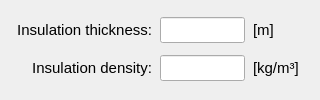
                  <widget class="QFrame" name="frame_20">
                   <property name="frameShape">
                    <enum>QFrame::NoFrame</enum>
                   </property>
                   <property name="frameShadow">
                    <enum>QFrame::Raised</enum>
                   </property>
                   <layout class="QGridLayout" name="gridLayout_9">
                    <property name="leftMargin">
                     <number>0</number>
                    </property>
                    <property name="topMargin">
                     <number>0</number>
                    </property>
                    <property name="rightMargin">
                     <number>0</number>
                    </property>
                    <property name="bottomMargin">
                     <number>0</number>
                    </property>
                    <property name="spacing">
                     <number>0</number>
                    </property>
                    <item row="0" column="0">
                     <widget class="QFrame" name="frame_21">
                      <property name="frameShape">
                       <enum>QFrame::NoFrame</enum>
                      </property>
                      <property name="frameShadow">
                       <enum>QFrame::Raised</enum>
                      </property>
                     </widget>
                    </item>
                    <item row="0" column="2">
                     <widget class="QFrame" name="frame_22">
                      <property name="frameShape">
                       <enum>QFrame::NoFrame</enum>
                      </property>
                      <property name="frameShadow">
                       <enum>QFrame::Raised</enum>
                      </property>
                     </widget>
                    </item>
                    <item row="0" column="1">
                     <widget class="QFrame" name="frame_17">
                      <property name="minimumSize">
                       <size>
                        <width>320</width>
                        <height>40</height>
                       </size>
                      </property>
                      <property name="maximumSize">
                       <size>
                        <width>320</width>
                        <height>86</height>
                       </size>
                      </property>
                      <property name="frameShape">
                       <enum>QFrame::NoFrame</enum>
                      </property>
                      <property name="frameShadow">
                       <enum>QFrame::Raised</enum>
                      </property>
                      <layout class="QGridLayout" name="gridLayout_3">
                       <property name="leftMargin">
                        <number>2</number>
                       </property>
                       <property name="topMargin">
                        <number>2</number>
                       </property>
                       <property name="rightMargin">
                        <number>2</number>
                       </property>
                       <property name="bottomMargin">
                        <number>2</number>
                       </property>
                       <property name="horizontalSpacing">
                        <number>8</number>
                       </property>
                       <property name="verticalSpacing">
                        <number>4</number>
                       </property>
                       <item row="0" column="0">
                        <widget class="QLabel" name="label_46">
                         <property name="minimumSize">
                          <size>
                           <width>150</width>
                           <height>26</height>
                          </size>
                         </property>
                         <property name="maximumSize">
                          <size>
                           <width>150</width>
                           <height>26</height>
                          </size>
                         </property>
                         <property name="font">
                          <font>
                           <family>MS Shell Dlg 2</family>
                           <pointsize>11</pointsize>
                           <weight>50</weight>
                           <italic>false</italic>
                           <bold>false</bold>
                          </font>
                         </property>
                         <property name="text">
                          <string>&lt;html&gt;&lt;head/&gt;&lt;body&gt;&lt;p align=&quot;right&quot;&gt;Insulation thickness:&lt;/p&gt;&lt;/body&gt;&lt;/html&gt;</string>
                         </property>
                         <property name="alignment">
                          <set>Qt::AlignCenter</set>
                         </property>
                        </widget>
                       </item>
                       <item row="0" column="1">
                        <widget class="QLineEdit" name="lineEdit_insulation_thickness_variable_section">
                         <property name="minimumSize">
                          <size>
                           <width>85</width>
                           <height>26</height>
                          </size>
                         </property>
                         <property name="maximumSize">
                          <size>
                           <width>85</width>
                           <height>26</height>
                          </size>
                         </property>
                         <property name="font">
                          <font>
                           <family>MS Shell Dlg 2</family>
                           <pointsize>11</pointsize>
                           <weight>50</weight>
                           <italic>false</italic>
                           <bold>false</bold>
                          </font>
                         </property>
                         <property name="focusPolicy">
                          <enum>Qt::StrongFocus</enum>
                         </property>
                         <property name="styleSheet">
                          <string notr="true">color: rgb(255, 0, 0);</string>
                         </property>
                         <property name="alignment">
                          <set>Qt::AlignCenter</set>
                         </property>
                        </widget>
                       </item>
                       <item row="0" column="2">
                        <widget class="QLabel" name="label_45">
                         <property name="minimumSize">
                          <size>
                           <width>0</width>
                           <height>26</height>
                          </size>
                         </property>
                         <property name="maximumSize">
                          <size>
                           <width>16777215</width>
                           <height>26</height>
                          </size>
                         </property>
                         <property name="font">
                          <font>
                           <family>MS Shell Dlg 2</family>
                           <pointsize>11</pointsize>
                           <weight>50</weight>
                           <italic>false</italic>
                           <bold>false</bold>
                          </font>
                         </property>
                         <property name="text">
                          <string>[m]</string>
                         </property>
                         <property name="alignment">
                          <set>Qt::AlignLeading|Qt::AlignLeft|Qt::AlignVCenter</set>
                         </property>
                        </widget>
                       </item>
                       <item row="1" column="0">
                        <widget class="QLabel" name="label_48">
                         <property name="minimumSize">
                          <size>
                           <width>150</width>
                           <height>26</height>
                          </size>
                         </property>
                         <property name="maximumSize">
                          <size>
                           <width>150</width>
                           <height>26</height>
                          </size>
                         </property>
                         <property name="font">
                          <font>
                           <family>MS Shell Dlg 2</family>
                           <pointsize>11</pointsize>
                           <weight>50</weight>
                           <italic>false</italic>
                           <bold>false</bold>
                          </font>
                         </property>
                         <property name="text">
                          <string>&lt;html&gt;&lt;head/&gt;&lt;body&gt;&lt;p align=&quot;right&quot;&gt;Insulation density:&lt;/p&gt;&lt;/body&gt;&lt;/html&gt;</string>
                         </property>
                         <property name="alignment">
                          <set>Qt::AlignCenter</set>
                         </property>
                        </widget>
                       </item>
                       <item row="1" column="1">
                        <widget class="QLineEdit" name="lineEdit_insulation_density_variable_section">
                         <property name="minimumSize">
                          <size>
                           <width>85</width>
                           <height>26</height>
                          </size>
                         </property>
                         <property name="maximumSize">
                          <size>
                           <width>85</width>
                           <height>26</height>
                          </size>
                         </property>
                         <property name="font">
                          <font>
                           <family>MS Shell Dlg 2</family>
                           <pointsize>11</pointsize>
                           <weight>50</weight>
                           <italic>false</italic>
                           <bold>false</bold>
                          </font>
                         </property>
                         <property name="styleSheet">
                          <string notr="true">color: rgb(255, 0, 0);</string>
                         </property>
                         <property name="alignment">
                          <set>Qt::AlignCenter</set>
                         </property>
                        </widget>
                       </item>
                       <item row="1" column="2">
                        <widget class="QLabel" name="label_47">
                         <property name="minimumSize">
                          <size>
                           <width>0</width>
                           <height>26</height>
                          </size>
                         </property>
                         <property name="maximumSize">
                          <size>
                           <width>16777215</width>
                           <height>26</height>
                          </size>
                         </property>
                         <property name="font">
                          <font>
                           <family>MS Shell Dlg 2</family>
                           <pointsize>11</pointsize>
                           <weight>50</weight>
                           <italic>false</italic>
                           <bold>false</bold>
                          </font>
                         </property>
                         <property name="text">
                          <string>[kg/m³]</string>
                         </property>
                         <property name="alignment">
                          <set>Qt::AlignLeading|Qt::AlignLeft|Qt::AlignVCenter</set>
                         </property>
                        </widget>
                       </item>
                      </layout>
                     </widget>
                    </item>
                   </layout>
                  </widget>
